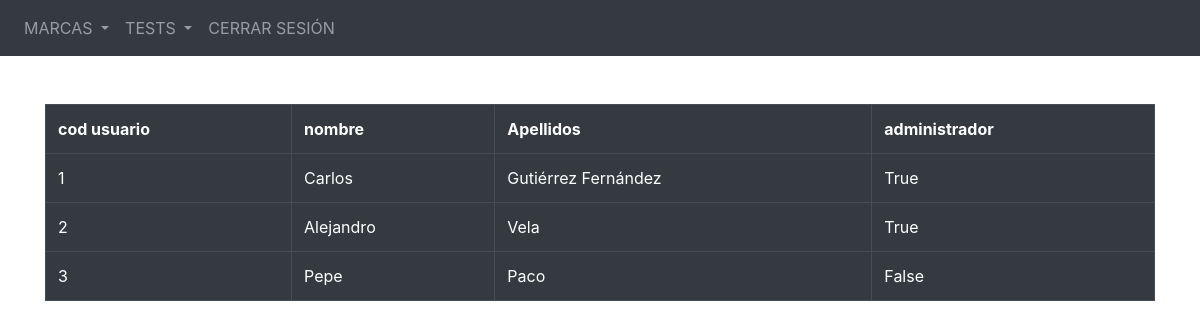
Before: /view_all (signed in) with the older database file.
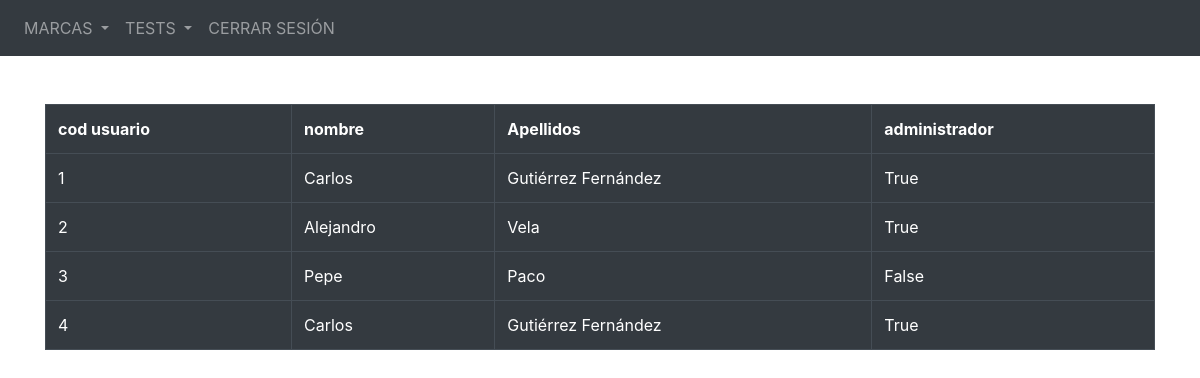
After: the same page with the newer database file.
### webside/models/User.py (models this page shows)
class User_register(db.Model, UserMixin):
    id = db.Column(db.Integer, primary_key=True)
    password = db.Column(db.String(150))
    name = db.Column(db.String(150))
    surname = db.Column(db.String(150))
    admin = db.Column(db.Boolean)
    marcas = db.relationship('Marca')
    test = db.relationship('Test')
    group = db.relationship('Technification')

### webside/views.py (the view)
@views.route('/view_all')
@login_required
def view_all():
    all_user = User_register.query.all()
    return render_template("view_all.html",  User_register=current_user , all_user=all_user )

### webside/__init__.py (called while the page is built)
def create_app():
    app = Flask(__name__)
    app.config['SECRET_KEY'] = 'admin'
    app.config['SQLALCHEMY_DATABASE_URI'] = f'sqlite:///{DB_NAME}'
    db.init_app(app)
    from .views import  views
    app.register_blueprint(views, url_prefix= '/')
    create_database(app)
    from .models.User import User_register
    login_manager = LoginManager()
    login_manager.login_view = 'views.home'
    login_manager.init_app(app)
    @login_manager.user_loader
    def load_user(id):
        return User_register.query.get(int(id))
    return app

### webside/templates/view_all.html (shortened to what this page needs)
{% extends "base.html" %}{% block title %} VIEW ALL {% endblock %} {% block content%}
<!DOCTYPE html>
<html>
<body>
        <br><br>
        <table class="table table-bordered table-dark" >
            <tr>
              <th>cod usuario</th>
              <th>nombre</th>
              <th>Apellidos</th>
              <th>administrador</th>
            </tr>
            {% for x in all_user  %}
            <tr>
                <td>{{x.id}} </td>
                <td>{{x.name}}</td>
                <td>{{x.surname}}</td>
                <td>{{x.admin}}</td>
            </tr>
            {% endfor %}
          </table>
</body>
</html>
{% endblock %}

### webside/templates/base.html (shortened to what this page needs)
<!DOCTYPE html>
<html>
  <head>
    <link
      rel="stylesheet"
      href="https://stackpath.bootstrapcdn.com/bootstrap/4.4.1/css/bootstrap.min.css"
    />
    <link rel="stylesheet" type="text/css" href="https://cdn.jsdelivr.net/npm/daterangepicker/daterangepicker.css" />
  </head>
  <body>
    <nav class="navbar navbar-expand-lg navbar-dark bg-dark" id="menuPrincipal" >
      <div class="collapse navbar-collapse" id="navbar">
        <div class="navbar-nav">
          {% if User_register.is_authenticated %}
          <li class="nav-item dropdown">
            <a class="nav-link dropdown-toggle" href="#"  role="button" data-toggle="dropdown" aria-haspopup="true" aria-expanded="false">
              MARCAS
            </a>
          </li>
          <li class="nav-item dropdown">
            <a class="nav-link dropdown-toggle" href="#" role="button" data-toggle="dropdown" aria-haspopup="true" aria-expanded="false">
              TESTS
            </a>
          </li>
          <a class="nav-item nav-link" id="logout" href="/logout">CERRAR SESIÓN</a>
          {% endif %}
        </div>
      </div>
    </nav>
    <div class="container">{% block content %} {% endblock %}</div>
  </body>
</html>

Changed rows visible on the page:
added User_register: id "4", name "Carlos", surname "Gutiérrez Fernández", admin "True"
